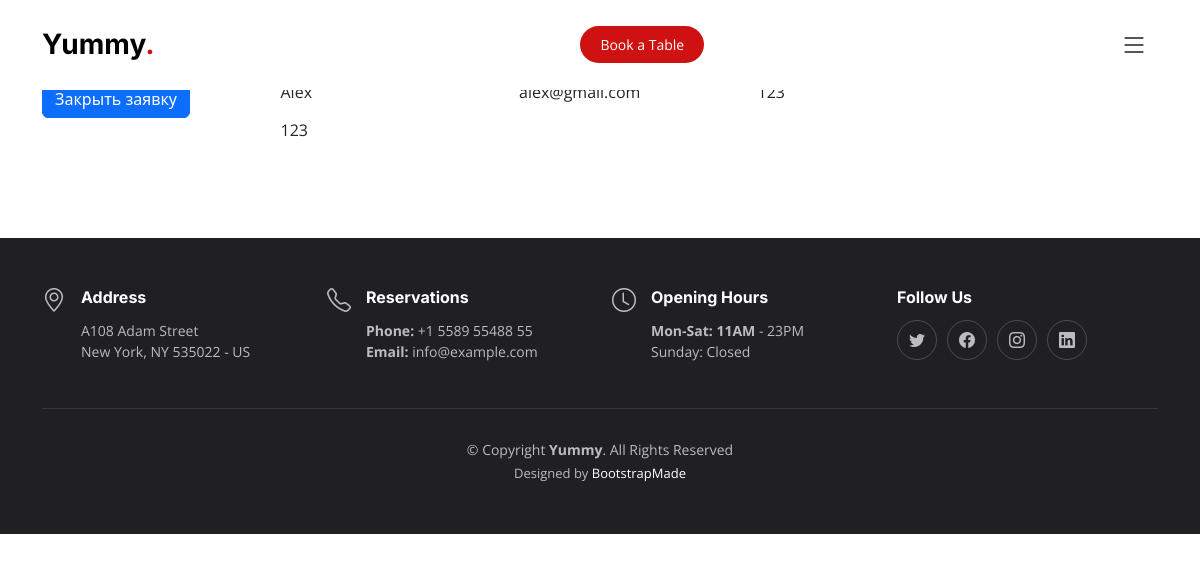
/manager/contact_help/, run on an earlier commit of the app's database.
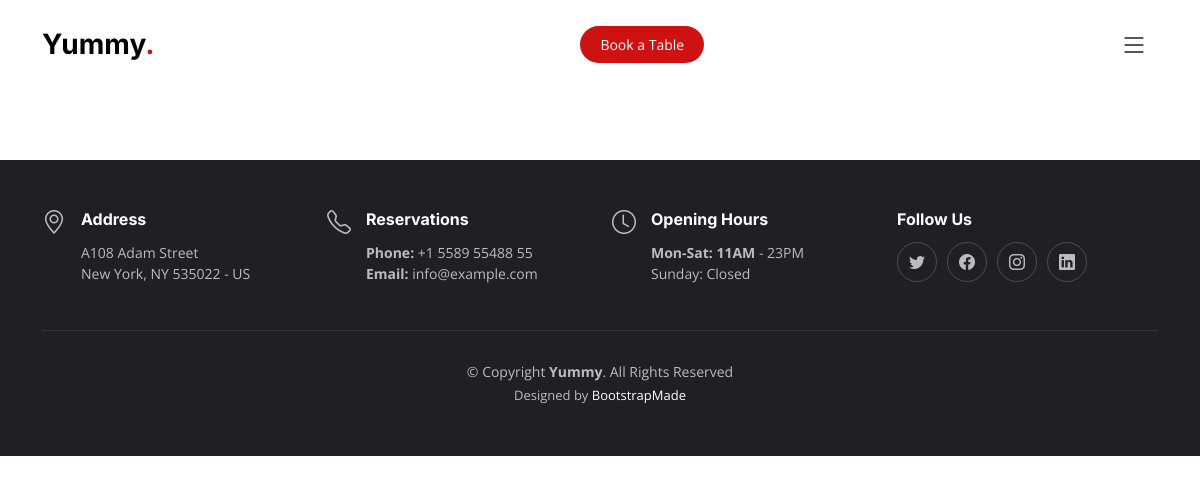
And on a later commit of the database.
### base/models.py (models this page shows, shortened)
class UserContact(models.Model):
    name = models.CharField(max_length=40)
    email = models.CharField(max_length=70)
    subject = models.CharField(max_length=70)
    message = models.TextField(max_length=600)
    admin_date = models.DateTimeField(auto_now_add=True)
    is_processed = models.BooleanField(default=False)
    class Meta:
        ordering = ('-admin_date', '-is_processed',)

### manager/views.py (the view)
# urls.py: path('contact_help/', contact_help, name='contact_help'),
def contact_help(request):
    list = UserContact.objects.filter(is_processed=False)
    return render(request, 'contact_help.html', context={
        'list': list,
    })

### manager/templates/contact_help.html (shortened to what this page needs)
{% extends 'index.html' %}
{% block content %}
    <section id="reserves">
        <div class="container">
            <div class="col-md-10 col-md-offset-1">
                {% for item in list %}
                    <div class="row">
                        <div class="col-md-3">
                            <a href="{% url 'manager:update_contact_help' pk=item.pk %}">
                                <button type="button" class="btn btn-primary">Закрыть заявку</button>
                            </a>
                        </div>
                        <div class="col-md-3">{{ item.name }}</div>
                        <div class="col-md-3">{{ item.email }}</div>
                        <div class="col-md-3">{{ item.subject }}</div>
                    </div>
                    <div class="row">
                        <div class="col-md-3"></div>
                        <div class="col-md-9"><p>{{ item.message }}</p></div>
                    </div>
                {% endfor %}
            </div>
        </div>
    </section>
{% endblock %}

What changed in the data, as far as the page shows it:
removed UserContact: name "Alex", email "alex@gmail.com", subject "123", message "123"
